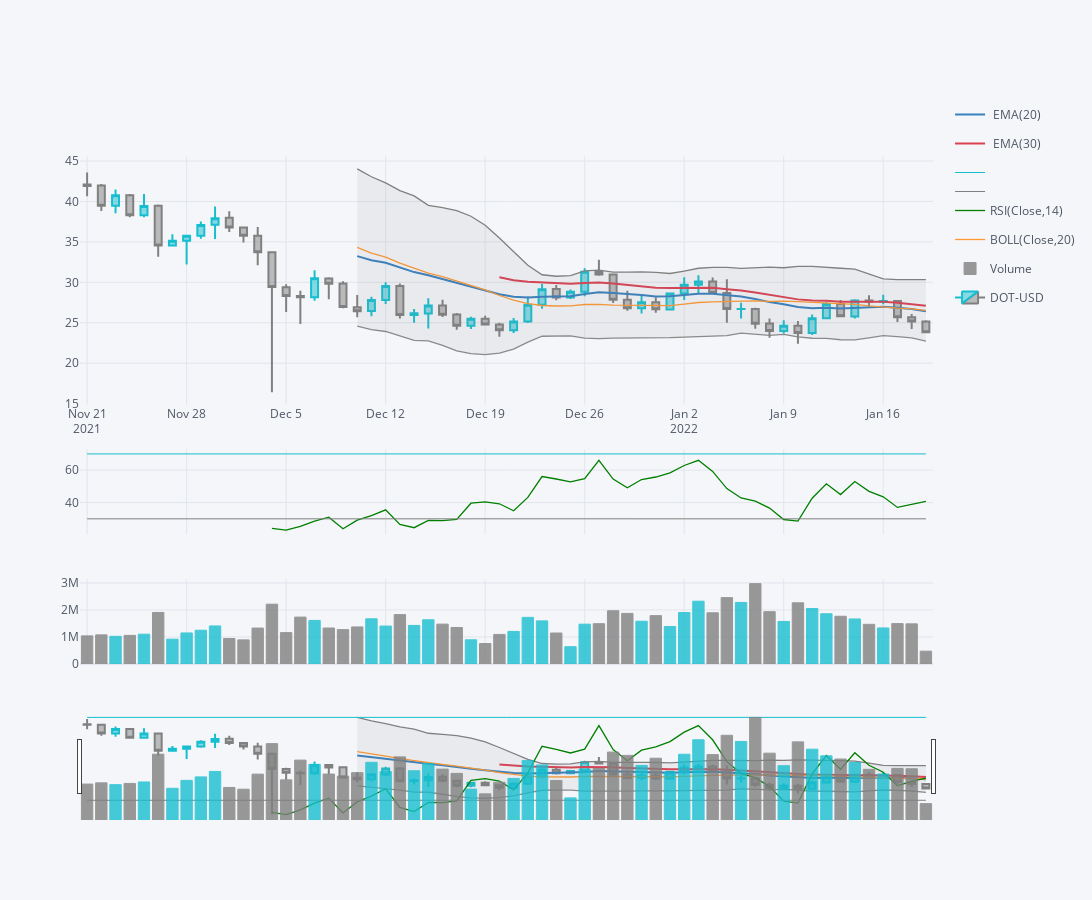

Notebook cell for this chart:
### Code cell
layout1 = cf.Layout(
    height=900,
    width=1200
)

qf = cf.QuantFig(df, title="DOT stock price", name='DOT-USD')
qf.add_ema([20, 30], width=2, color=['blue', 'red'])
qf.add_rsi(periods=14, color='green')
qf.add_bollinger_bands(periods=20, boll_std=2 ,colors=['orange','grey'], fill=True)
qf.add_volume()
#qf.add_macd()
qf.iplot(layout=layout1)
